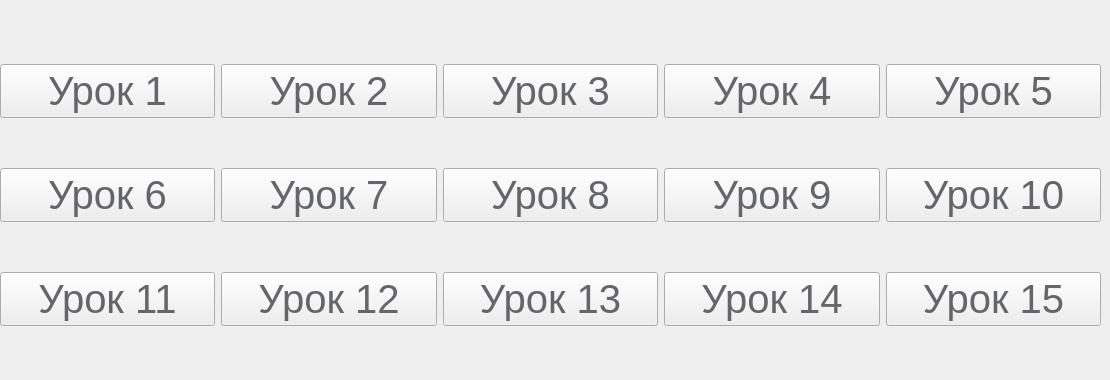
    <widget class="QWidget" name="TrainingOut_page">
     <widget class="QWidget" name="">
      <property name="geometry">
       <rect>
        <x>0</x>
        <y>20</y>
        <width>1101</width>
        <height>351</height>
       </rect>
      </property>
      <layout class="QGridLayout" name="gridLayout">
       <item row="3" column="0">
        <widget class="QPushButton" name="level_11">
         <property name="sizePolicy">
          <sizepolicy hsizetype="Minimum" vsizetype="Fixed">
           <horstretch>0</horstretch>
           <verstretch>0</verstretch>
          </sizepolicy>
         </property>
         <property name="baseSize">
          <size>
           <width>0</width>
           <height>0</height>
          </size>
         </property>
         <property name="font">
          <font>
           <family>Microsoft Sans Serif</family>
           <pointsize>30</pointsize>
          </font>
         </property>
         <property name="styleSheet">
          <string notr="true">color: rgb(100, 102, 105);
</string>
         </property>
         <property name="inputMethodHints">
          <set>Qt::ImhNone</set>
         </property>
         <property name="text">
          <string>Урок 11</string>
         </property>
         <property name="autoDefault">
          <bool>false</bool>
         </property>
         <property name="default">
          <bool>false</bool>
         </property>
         <property name="flat">
          <bool>false</bool>
         </property>
        </widget>
       </item>
       <item row="0" column="3">
        <widget class="QPushButton" name="level_4">
         <property name="sizePolicy">
          <sizepolicy hsizetype="Minimum" vsizetype="Fixed">
           <horstretch>0</horstretch>
           <verstretch>0</verstretch>
          </sizepolicy>
         </property>
         <property name="baseSize">
          <size>
           <width>0</width>
           <height>0</height>
          </size>
         </property>
         <property name="font">
          <font>
           <family>Microsoft Sans Serif</family>
           <pointsize>30</pointsize>
          </font>
         </property>
         <property name="styleSheet">
          <string notr="true">color: rgb(100, 102, 105);
</string>
         </property>
         <property name="inputMethodHints">
          <set>Qt::ImhNone</set>
         </property>
         <property name="text">
          <string>Урок 4</string>
         </property>
         <property name="autoDefault">
          <bool>false</bool>
         </property>
         <property name="default">
          <bool>false</bool>
         </property>
         <property name="flat">
          <bool>false</bool>
         </property>
        </widget>
       </item>
       <item row="3" column="1">
        <widget class="QPushButton" name="level_12">
         <property name="sizePolicy">
          <sizepolicy hsizetype="Minimum" vsizetype="Fixed">
           <horstretch>0</horstretch>
           <verstretch>0</verstretch>
          </sizepolicy>
         </property>
         <property name="baseSize">
          <size>
           <width>0</width>
           <height>0</height>
          </size>
         </property>
         <property name="font">
          <font>
           <family>Microsoft Sans Serif</family>
           <pointsize>30</pointsize>
          </font>
         </property>
         <property name="styleSheet">
          <string notr="true">color: rgb(100, 102, 105);
</string>
         </property>
         <property name="inputMethodHints">
          <set>Qt::ImhNone</set>
         </property>
         <property name="text">
          <string>Урок 12</string>
         </property>
         <property name="autoDefault">
          <bool>false</bool>
         </property>
         <property name="default">
          <bool>false</bool>
         </property>
         <property name="flat">
          <bool>false</bool>
         </property>
        </widget>
       </item>
       <item row="3" column="2">
        <widget class="QPushButton" name="level_13">
         <property name="sizePolicy">
          <sizepolicy hsizetype="Minimum" vsizetype="Fixed">
           <horstretch>0</horstretch>
           <verstretch>0</verstretch>
          </sizepolicy>
         </property>
         <property name="baseSize">
          <size>
           <width>0</width>
           <height>0</height>
          </size>
         </property>
         <property name="font">
          <font>
           <family>Microsoft Sans Serif</family>
           <pointsize>30</pointsize>
          </font>
         </property>
         <property name="styleSheet">
          <string notr="true">color: rgb(100, 102, 105);
</string>
         </property>
         <property name="inputMethodHints">
          <set>Qt::ImhNone</set>
         </property>
         <property name="text">
          <string>Урок 13</string>
         </property>
         <property name="autoDefault">
          <bool>false</bool>
         </property>
         <property name="default">
          <bool>false</bool>
         </property>
         <property name="flat">
          <bool>false</bool>
         </property>
        </widget>
       </item>
       <item row="0" column="0">
        <widget class="QPushButton" name="level_1">
         <property name="sizePolicy">
          <sizepolicy hsizetype="Minimum" vsizetype="Fixed">
           <horstretch>0</horstretch>
           <verstretch>0</verstretch>
          </sizepolicy>
         </property>
         <property name="baseSize">
          <size>
           <width>0</width>
           <height>0</height>
          </size>
         </property>
         <property name="font">
          <font>
           <family>Microsoft Sans Serif</family>
           <pointsize>30</pointsize>
          </font>
         </property>
         <property name="styleSheet">
          <string notr="true">color: rgb(100, 102, 105);
</string>
         </property>
         <property name="inputMethodHints">
          <set>Qt::ImhNone</set>
         </property>
         <property name="text">
          <string>Урок 1</string>
         </property>
         <property name="autoDefault">
          <bool>false</bool>
         </property>
         <property name="default">
          <bool>false</bool>
         </property>
         <property name="flat">
          <bool>false</bool>
         </property>
        </widget>
       </item>
       <item row="2" column="0">
        <widget class="QPushButton" name="level_6">
         <property name="sizePolicy">
          <sizepolicy hsizetype="Minimum" vsizetype="Fixed">
           <horstretch>0</horstretch>
           <verstretch>0</verstretch>
          </sizepolicy>
         </property>
         <property name="baseSize">
          <size>
           <width>0</width>
           <height>0</height>
          </size>
         </property>
         <property name="font">
          <font>
           <family>Microsoft Sans Serif</family>
           <pointsize>30</pointsize>
          </font>
         </property>
         <property name="styleSheet">
          <string notr="true">color: rgb(100, 102, 105);
</string>
         </property>
         <property name="inputMethodHints">
          <set>Qt::ImhNone</set>
         </property>
         <property name="text">
          <string>Урок 6</string>
         </property>
         <property name="autoDefault">
          <bool>false</bool>
         </property>
         <property name="default">
          <bool>false</bool>
         </property>
         <property name="flat">
          <bool>false</bool>
         </property>
        </widget>
       </item>
       <item row="3" column="3">
        <widget class="QPushButton" name="level_14">
         <property name="sizePolicy">
          <sizepolicy hsizetype="Minimum" vsizetype="Fixed">
           <horstretch>0</horstretch>
           <verstretch>0</verstretch>
          </sizepolicy>
         </property>
         <property name="baseSize">
          <size>
           <width>0</width>
           <height>0</height>
          </size>
         </property>
         <property name="font">
          <font>
           <family>Microsoft Sans Serif</family>
           <pointsize>30</pointsize>
          </font>
         </property>
         <property name="styleSheet">
          <string notr="true">color: rgb(100, 102, 105);
</string>
         </property>
         <property name="inputMethodHints">
          <set>Qt::ImhNone</set>
         </property>
         <property name="text">
          <string>Урок 14</string>
         </property>
         <property name="autoDefault">
          <bool>false</bool>
         </property>
         <property name="default">
          <bool>false</bool>
         </property>
         <property name="flat">
          <bool>false</bool>
         </property>
        </widget>
       </item>
       <item row="2" column="2">
        <widget class="QPushButton" name="level_8">
         <property name="sizePolicy">
          <sizepolicy hsizetype="Minimum" vsizetype="Fixed">
           <horstretch>0</horstretch>
           <verstretch>0</verstretch>
          </sizepolicy>
         </property>
         <property name="baseSize">
          <size>
           <width>0</width>
           <height>0</height>
          </size>
         </property>
         <property name="font">
          <font>
           <family>Microsoft Sans Serif</family>
           <pointsize>30</pointsize>
          </font>
         </property>
         <property name="styleSheet">
          <string notr="true">color: rgb(100, 102, 105);
</string>
         </property>
         <property name="inputMethodHints">
          <set>Qt::ImhNone</set>
         </property>
         <property name="text">
          <string>Урок 8</string>
         </property>
         <property name="autoDefault">
          <bool>false</bool>
         </property>
         <property name="default">
          <bool>false</bool>
         </property>
         <property name="flat">
          <bool>false</bool>
         </property>
        </widget>
       </item>
       <item row="2" column="3">
        <widget class="QPushButton" name="level_9">
         <property name="sizePolicy">
          <sizepolicy hsizetype="Minimum" vsizetype="Fixed">
           <horstretch>0</horstretch>
           <verstretch>0</verstretch>
          </sizepolicy>
         </property>
         <property name="baseSize">
          <size>
           <width>0</width>
           <height>0</height>
          </size>
         </property>
         <property name="font">
          <font>
           <family>Microsoft Sans Serif</family>
           <pointsize>30</pointsize>
          </font>
         </property>
         <property name="styleSheet">
          <string notr="true">color: rgb(100, 102, 105);
</string>
         </property>
         <property name="inputMethodHints">
          <set>Qt::ImhNone</set>
         </property>
         <property name="text">
          <string>Урок 9</string>
         </property>
         <property name="autoDefault">
          <bool>false</bool>
         </property>
         <property name="default">
          <bool>false</bool>
         </property>
         <property name="flat">
          <bool>false</bool>
         </property>
        </widget>
       </item>
       <item row="0" column="1">
        <widget class="QPushButton" name="level_2">
         <property name="sizePolicy">
          <sizepolicy hsizetype="Minimum" vsizetype="Fixed">
           <horstretch>0</horstretch>
           <verstretch>0</verstretch>
          </sizepolicy>
         </property>
         <property name="baseSize">
          <size>
           <width>0</width>
           <height>0</height>
          </size>
         </property>
         <property name="font">
          <font>
           <family>Microsoft Sans Serif</family>
           <pointsize>30</pointsize>
          </font>
         </property>
         <property name="styleSheet">
          <string notr="true">color: rgb(100, 102, 105);
</string>
         </property>
         <property name="inputMethodHints">
          <set>Qt::ImhNone</set>
         </property>
         <property name="text">
          <string>Урок 2</string>
         </property>
         <property name="autoDefault">
          <bool>false</bool>
         </property>
         <property name="default">
          <bool>false</bool>
         </property>
         <property name="flat">
          <bool>false</bool>
         </property>
        </widget>
       </item>
       <item row="2" column="4">
        <widget class="QPushButton" name="level_10">
         <property name="sizePolicy">
          <sizepolicy hsizetype="Minimum" vsizetype="Fixed">
           <horstretch>0</horstretch>
           <verstretch>0</verstretch>
          </sizepolicy>
         </property>
         <property name="baseSize">
          <size>
           <width>0</width>
           <height>0</height>
          </size>
         </property>
         <property name="font">
          <font>
           <family>Microsoft Sans Serif</family>
           <pointsize>30</pointsize>
          </font>
         </property>
         <property name="styleSheet">
          <string notr="true">color: rgb(100, 102, 105);
</string>
         </property>
         <property name="inputMethodHints">
          <set>Qt::ImhNone</set>
         </property>
         <property name="text">
          <string>Урок 10</string>
         </property>
         <property name="autoDefault">
          <bool>false</bool>
         </property>
         <property name="default">
          <bool>false</bool>
         </property>
         <property name="flat">
          <bool>false</bool>
         </property>
        </widget>
       </item>
       <item row="2" column="1">
        <widget class="QPushButton" name="level_7">
         <property name="sizePolicy">
          <sizepolicy hsizetype="Minimum" vsizetype="Fixed">
           <horstretch>0</horstretch>
           <verstretch>0</verstretch>
          </sizepolicy>
         </property>
         <property name="baseSize">
          <size>
           <width>0</width>
           <height>0</height>
          </size>
         </property>
         <property name="font">
          <font>
           <family>Microsoft Sans Serif</family>
           <pointsize>30</pointsize>
          </font>
         </property>
         <property name="styleSheet">
          <string notr="true">color: rgb(100, 102, 105);
</string>
         </property>
         <property name="inputMethodHints">
          <set>Qt::ImhNone</set>
         </property>
         <property name="text">
          <string>Урок 7</string>
         </property>
         <property name="autoDefault">
          <bool>false</bool>
         </property>
         <property name="default">
          <bool>false</bool>
         </property>
         <property name="flat">
          <bool>false</bool>
         </property>
        </widget>
       </item>
       <item row="3" column="4">
        <widget class="QPushButton" name="level_15">
         <property name="sizePolicy">
          <sizepolicy hsizetype="Minimum" vsizetype="Fixed">
           <horstretch>0</horstretch>
           <verstretch>0</verstretch>
          </sizepolicy>
         </property>
         <property name="baseSize">
          <size>
           <width>0</width>
           <height>0</height>
          </size>
         </property>
         <property name="font">
          <font>
           <family>Microsoft Sans Serif</family>
           <pointsize>30</pointsize>
          </font>
         </property>
         <property name="styleSheet">
          <string notr="true">color: rgb(100, 102, 105);
</string>
         </property>
         <property name="inputMethodHints">
          <set>Qt::ImhNone</set>
         </property>
         <property name="text">
          <string>Урок 15</string>
         </property>
         <property name="autoDefault">
          <bool>false</bool>
         </property>
         <property name="default">
          <bool>false</bool>
         </property>
         <property name="flat">
          <bool>false</bool>
         </property>
        </widget>
       </item>
       <item row="0" column="2">
        <widget class="QPushButton" name="level_3">
         <property name="sizePolicy">
          <sizepolicy hsizetype="Minimum" vsizetype="Fixed">
           <horstretch>0</horstretch>
           <verstretch>0</verstretch>
          </sizepolicy>
         </property>
         <property name="baseSize">
          <size>
           <width>0</width>
           <height>0</height>
          </size>
         </property>
         <property name="font">
          <font>
           <family>Microsoft Sans Serif</family>
           <pointsize>30</pointsize>
          </font>
         </property>
         <property name="styleSheet">
          <string notr="true">color: rgb(100, 102, 105);
</string>
         </property>
         <property name="inputMethodHints">
          <set>Qt::ImhNone</set>
         </property>
         <property name="text">
          <string>Урок 3</string>
         </property>
         <property name="autoDefault">
          <bool>false</bool>
         </property>
         <property name="default">
          <bool>false</bool>
         </property>
         <property name="flat">
          <bool>false</bool>
         </property>
        </widget>
       </item>
       <item row="0" column="4">
        <widget class="QPushButton" name="level_5">
         <property name="sizePolicy">
          <sizepolicy hsizetype="Minimum" vsizetype="Fixed">
           <horstretch>0</horstretch>
           <verstretch>0</verstretch>
          </sizepolicy>
         </property>
         <property name="baseSize">
          <size>
           <width>0</width>
           <height>0</height>
          </size>
         </property>
         <property name="font">
          <font>
           <family>Microsoft Sans Serif</family>
           <pointsize>30</pointsize>
          </font>
         </property>
         <property name="styleSheet">
          <string notr="true">color: rgb(100, 102, 105);
</string>
         </property>
         <property name="inputMethodHints">
          <set>Qt::ImhNone</set>
         </property>
         <property name="text">
          <string>Урок 5</string>
         </property>
         <property name="autoDefault">
          <bool>false</bool>
         </property>
         <property name="default">
          <bool>false</bool>
         </property>
         <property name="flat">
          <bool>false</bool>
         </property>
        </widget>
       </item>
      </layout>
     </widget>
    </widget>
